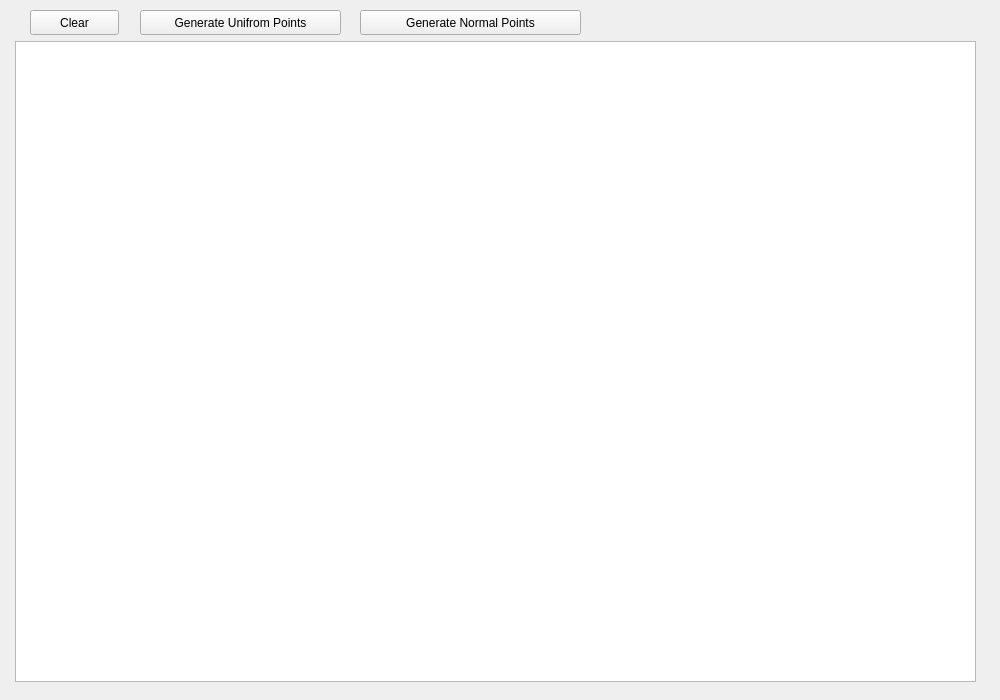
<?xml version="1.0" encoding="UTF-8"?>
<ui version="4.0">
 <class>Widget</class>
 <widget class="QWidget" name="Widget">
  <property name="geometry">
   <rect>
    <x>0</x>
    <y>0</y>
    <width>1000</width>
    <height>700</height>
   </rect>
  </property>
  <property name="sizePolicy">
   <sizepolicy hsizetype="Fixed" vsizetype="Fixed">
    <horstretch>0</horstretch>
    <verstretch>0</verstretch>
   </sizepolicy>
  </property>
  <property name="maximumSize">
   <size>
    <width>1000</width>
    <height>700</height>
   </size>
  </property>
  <property name="windowTitle">
   <string>Jarvis Convex Hull</string>
  </property>
  <widget class="QGraphicsView" name="graphicsView">
   <property name="geometry">
    <rect>
     <x>15</x>
     <y>41</y>
     <width>961</width>
     <height>641</height>
    </rect>
   </property>
  </widget>
  <widget class="QPushButton" name="btn_clear">
   <property name="geometry">
    <rect>
     <x>30</x>
     <y>10</y>
     <width>89</width>
     <height>25</height>
    </rect>
   </property>
   <property name="text">
    <string>Clear</string>
   </property>
  </widget>
  <widget class="QPushButton" name="btn_uniform">
   <property name="geometry">
    <rect>
     <x>140</x>
     <y>10</y>
     <width>201</width>
     <height>25</height>
    </rect>
   </property>
   <property name="text">
    <string>Generate Unifrom Points</string>
   </property>
  </widget>
  <widget class="QPushButton" name="btn_normal">
   <property name="geometry">
    <rect>
     <x>360</x>
     <y>10</y>
     <width>221</width>
     <height>25</height>
    </rect>
   </property>
   <property name="text">
    <string>Generate Normal Points</string>
   </property>
  </widget>
 </widget>
 <resources/>
 <connections/>
</ui>
